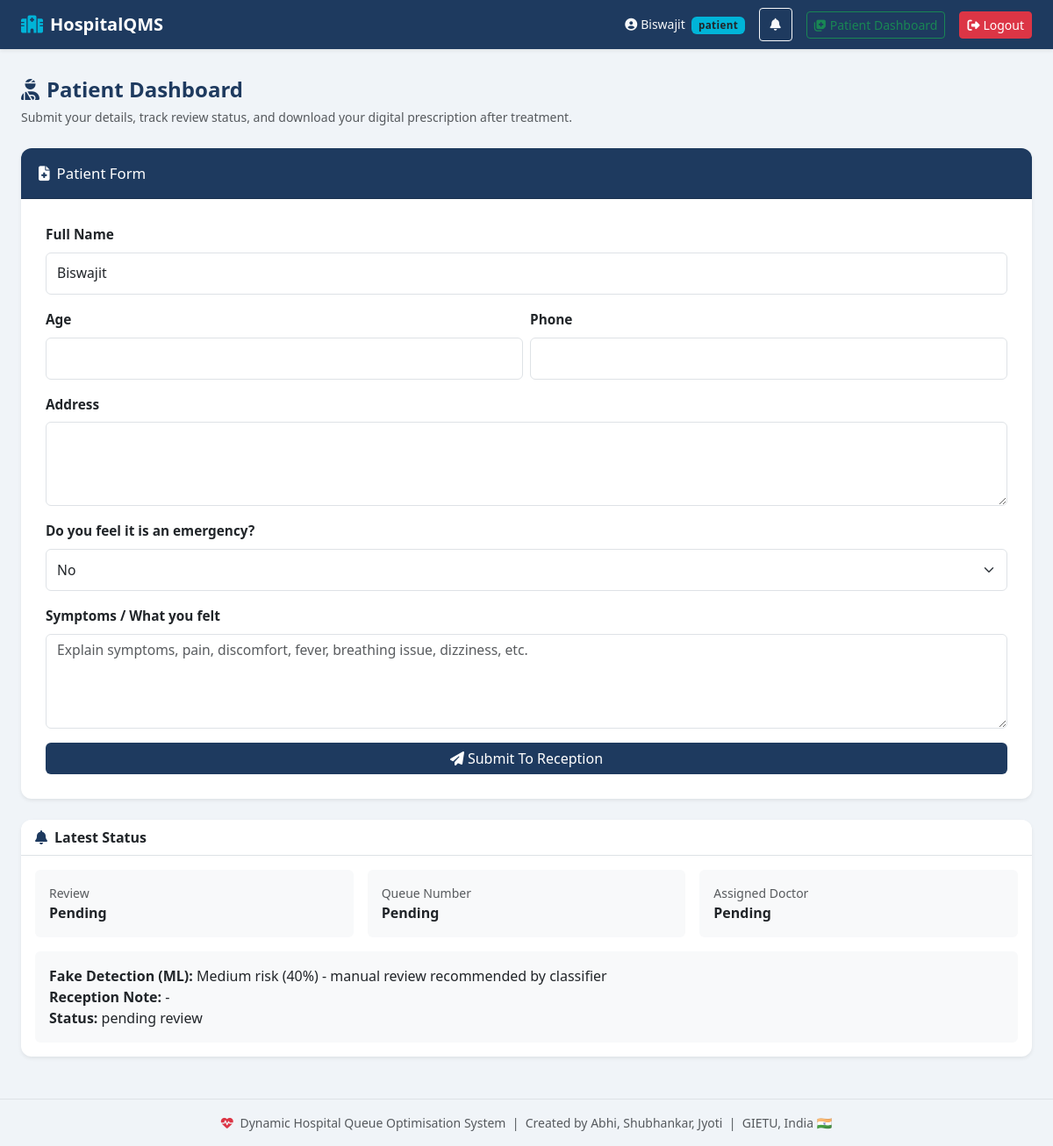
Screenshot of /patient/dashboard (signed in) with the database file from the repository.
### tables this page shows
CREATE TABLE users (
            id INTEGER PRIMARY KEY AUTOINCREMENT,
            name TEXT NOT NULL, phone TEXT UNIQUE NOT NULL,
            password TEXT NOT NULL, role TEXT NOT NULL);

CREATE TABLE patients (
            id INTEGER PRIMARY KEY AUTOINCREMENT,
            queue_number INTEGER, name TEXT NOT NULL, age INTEGER,
            phone TEXT, severity INTEGER, emergency INTEGER DEFAULT 0,
            department TEXT, arrival_time TEXT, predicted_wait REAL DEFAULT 0,
            status TEXT DEFAULT 'waiting', doctor_id INTEGER, user_id INTEGER, address TEXT, symptoms TEXT, review_status TEXT DEFAULT 'pending', review_note TEXT, fake_detection TEXT DEFAULT 'pending', treatment TEXT, suggestion TEXT, prescription_text TEXT, treated_at TEXT, reviewed_by INTEGER);

### app.py (the view, shortened to what this page needs)
@app.route("/patient/dashboard", methods=["GET", "POST"])
@login_required(role="patient")
def patient_dashboard():
    user = query("SELECT * FROM users WHERE id=?", (session["user_id"],), one=True)
    visits = [
        dict(r)
        for r in query(
            """
            SELECT p.*, d.name AS doctor_name
            FROM patients p
            LEFT JOIN doctors d ON d.id = p.doctor_id
            WHERE p.user_id=?
            ORDER BY p.id DESC
            """,
            (session["user_id"],),
        )
    ]
    latest = visits[0] if visits else None
    return render_template(
        "patient_dashboard.html",
        departments=DEPARTMENTS,
        visits=visits,
        latest=latest,
    )

### app.py (called while the page is built)
def get_db():
    if "db" not in g:
        g.db = sqlite3.connect(DB_PATH)
        g.db.row_factory = sqlite3.Row
    return g.db

def query(sql, params=(), one=False, commit=False):
    db = get_db()
    cur = db.execute(sql, params)
    if commit:
        db.commit()
        return cur.lastrowid
    return cur.fetchone() if one else cur.fetchall()

def login_required(role=None):
    def decorator(f):
        @wraps(f)
        def decorated(*args, **kwargs):
            if "user_id" not in session:
                flash("Please log in.", "warning")
                return redirect(url_for("login"))
            if role:
                allowed = set(role) if isinstance(role, (list, tuple, set)) else {role}
                if session.get("role") not in allowed:
                    flash("Unauthorised.", "danger")
                    return redirect(url_for("dashboard"))
            return f(*args, **kwargs)
        return decorated
    return decorator

def get_notification_phones_for_user(user_id):
    if not user_id:
        return []
    phones = set()
    user = query("SELECT phone FROM users WHERE id=?", (user_id,), one=True)
    if user and user["phone"]:
        phones.add(user["phone"].strip())
    for row in query(
        "SELECT DISTINCT phone FROM patients WHERE user_id=? AND phone IS NOT NULL",
        (user_id,),
    ):
        phone = (row["phone"] or "").strip()
        if phone:
            phones.add(phone)
    return sorted(phones)

def get_sms_logs_for_phones(phones, limit=10, unread_only=False):
    if not phones:
        return []
    placeholders = ",".join("?" for _ in phones)
    unread_clause = " AND is_read=0" if unread_only else ""
    return [
        dict(r)
        for r in query(
            f"""
            SELECT * FROM sms_log
            WHERE phone IN ({placeholders}){unread_clause}
            ORDER BY sent_at DESC
            LIMIT ?
            """,
            (*phones, limit),
        )
    ]

def get_unread_sms_count_for_phones(phones):
    if not phones:
        return 0
    placeholders = ",".join("?" for _ in phones)
    return query(
        f"SELECT COUNT(*) FROM sms_log WHERE phone IN ({placeholders}) AND is_read=0",
        tuple(phones),
        one=True,
    )[0]

### templates/patient_dashboard.html (shortened to what this page needs)
{% extends "base.html" %}
{% block content %}
<div class="container-fluid px-4 py-4">
  <div class="d-flex justify-content-between align-items-center mb-4 flex-wrap gap-2">
    <div>
      <h4 class="fw-bold text-navy mb-1"><i class="fas fa-user-injured me-2"></i>Patient Dashboard</h4>
      <small class="text-muted">Submit your details, track review status, and download your digital prescription after treatment.</small>
    </div>
  </div>
  <div class="row g-4">
    <div class="col-12">
      <div class="card border-0 shadow-sm patient-form-card">
        <div class="card-header bg-navy text-white">
          <i class="fas fa-file-medical me-2"></i>Patient Form
        </div>
        <div class="card-body">
          <form method="POST">
            <div class="mb-3">
              <label class="form-label fw-semibold">Full Name</label>
              <input type="text" name="name" class="form-control" value="{{ session.name }}" required>
            </div>
            <div class="row g-2 mb-3">
              <div class="col-6">
                <label class="form-label fw-semibold">Age</label>
                <input type="number" name="age" class="form-control" min="1" max="120" required>
              </div>
              <div class="col-6">
                <label class="form-label fw-semibold">Phone</label>
                <input type="text" name="phone" class="form-control" maxlength="10" pattern="[6-9][0-9]{9}" required>
              </div>
            </div>
            <div class="mb-3">
              <label class="form-label fw-semibold">Address</label>
              <textarea name="address" rows="2" class="form-control" required></textarea>
            </div>
            <div class="mb-3">
              <label class="form-label fw-semibold">Do you feel it is an emergency?</label>
              <select name="emergency" class="form-select">
                <option value="no">No</option>
              </select>
            </div>
            <div class="mb-3">
              <label class="form-label fw-semibold">Symptoms / What you felt</label>
              <textarea name="symptoms" rows="4" class="form-control" placeholder="Explain symptoms, pain, discomfort, fever, breathing issue, dizziness, etc." required></textarea>
            </div>
            <button class="btn btn-navy w-100">
              <i class="fas fa-paper-plane me-1"></i>Submit To Reception
            </button>
          </form>
        </div>
      </div>
      <div class="card border-0 shadow-sm mt-4">
        <div class="card-header bg-white fw-semibold border-bottom">
          <i class="fas fa-bell me-2 text-navy"></i>Latest Status
        </div>
        <div class="card-body">
          <div class="row g-3">
            <div class="col-md-4">
              <div class="p-3 bg-light rounded h-100">
                <div class="small text-muted">Review</div>
                <div class="fw-bold text-capitalize">{{ latest.review_status.replace('_', ' ') if latest else "Pending" }}</div>
              </div>
            </div>
            <div class="col-md-4">
              <div class="p-3 bg-light rounded h-100">
                <div class="small text-muted">Queue Number</div>
                <div class="fw-bold">{{ latest.queue_number if latest and latest.queue_number else "Pending" }}</div>
              </div>
            </div>
            <div class="col-md-4">
              <div class="p-3 bg-light rounded h-100">
                <div class="small text-muted">Assigned Doctor</div>
                <div class="fw-bold">{{ latest.doctor_name if latest and latest.doctor_name else "Pending" }}</div>
              </div>
            </div>
          </div>
          <div class="mt-3 p-3 bg-light rounded">
            <div><strong>Fake Detection (ML):</strong> {{ latest.fake_detection if latest and latest.fake_detection else "Low risk (12%) - looks genuine" }}</div>
            <div><strong>Reception Note:</strong> {{ latest.review_note if latest and latest.review_note else "-" }}</div>
            <div><strong>Status:</strong> {{ latest.status.replace('_', ' ') if latest else "pending review" }}</div>
          </div>
        </div>
      </div>
    </div>
  </div>
</div>
{% endblock %}

### templates/base.html (shortened to what this page needs)
<!DOCTYPE html>
<html lang="en">
<head>
<link href="https://cdn.jsdelivr.net/npm/bootstrap@5.3.0/dist/css/bootstrap.min.css" rel="stylesheet">
<link href="https://cdnjs.cloudflare.com/ajax/libs/font-awesome/6.4.0/css/all.min.css" rel="stylesheet">
<link href="{{ url_for('static', filename='css/style.css') }}" rel="stylesheet">
</head>
<body class="hero-body">
<nav class="navbar navbar-expand-lg navbar-dark bg-navy shadow-sm">
  <div class="container-fluid px-4">
    <a class="navbar-brand fw-bold fs-5" href="{{ url_for('index') }}">
      <i class="fas fa-hospital-alt me-2 text-cyan"></i>HospitalQMS
    </a>
    {% if session.user_id %}
    <div class="d-flex align-items-center gap-3 ms-auto">
      <span class="text-light small"><i class="fas fa-user-circle me-1"></i>{{ session.name }}
        <span class="badge bg-cyan text-dark ms-1">{{ session.role }}</span>
      </span>
      {% if session.role == 'patient' %}
      <div class="dropdown">
        <button class="btn btn-sm btn-outline-light notification-btn position-relative" type="button" id="notificationDropdown" data-bs-toggle="dropdown" aria-expanded="false">
          <i class="fas fa-bell"></i>
        </button>
      </div>
      {% endif %}
      {% if session.role == 'patient' %}
      <a href="{{ url_for('patient_dashboard') }}" class="btn btn-sm btn-outline-success">
        <i class="fas fa-notes-medical me-1"></i>Patient Dashboard
      </a>
      {% endif %}
      <a href="{{ url_for('logout') }}" class="btn btn-sm btn-danger">
        <i class="fas fa-sign-out-alt me-1"></i>Logout
      </a>
    </div>
    {% endif %}
  </div>
</nav>
{% block content %}{% endblock %}
<footer class="text-center text-muted small py-3 mt-4 border-top">
  <i class="fas fa-heartbeat text-danger me-1"></i>
  Dynamic Hospital Queue Optimisation System &nbsp;|&nbsp;
  Created by Abhi, Shubhankar, Jyoti &nbsp;|&nbsp; GIETU, India 🇮🇳
</footer>
</body>
</html>

### static/css/style.css (style rules this page uses)
:root { --navy: #1e3a5f; --cyan: #00b4d8; --purple: #7c3aed; --soft-bg: #f0f4f8; }
body { background: var(--soft-bg); font-family: 'Segoe UI', system-ui, sans-serif; }
.bg-navy { background-color: var(--navy) !important; }
.btn-navy { background-color: var(--navy); color: #fff; border: none; }
.text-navy { color: var(--navy) !important; }
.text-cyan { color: var(--cyan) !important; }
.bg-cyan { background-color: var(--cyan) !important; }
.notification-btn { width: 38px; height: 38px; display: inline-flex; align-items: center; justify-content: center; }
.card { border-radius: 12px !important; }
.card-header { border-radius: 12px 12px 0 0 !important; }
.badge { font-size: .73rem; letter-spacing: .03em; }
.patient-form-card .card-header { padding: 1rem 1.25rem; font-size: 1.05rem; }
.patient-form-card .card-body { padding: 1.75rem; }
.patient-form-card .form-label { font-size: .96rem; margin-bottom: .55rem; }
.patient-form-card .form-control, .patient-form-card .form-select, .patient-form-card .input-group-text { min-height: 48px; font-size: .98rem; }
.patient-form-card textarea.form-control { min-height: 96px; }

### rows the page displays
users: role "patient"
patients: review_status "Pending", fake_detection "Medium risk (40%) - manual review recommended by classifier", status "pending review"

### other values shown
{{ session.name }} "Biswajit"
{{ latest.queue_number if latest and latest.queue_number else "Pending" }} "Pending"
{{ latest.doctor_name if latest and latest.doctor_name else "Pending" }} "Pending"
{{ latest.review_note if latest and latest.review_note else "-" }} "-"
